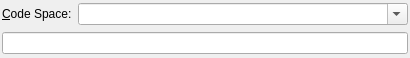
<ui version="4.0" >
 <class>EditStringWidget</class>
 <widget class="QWidget" name="EditStringWidget" >
  <property name="geometry" >
   <rect>
    <x>0</x>
    <y>0</y>
    <width>410</width>
    <height>58</height>
   </rect>
  </property>
  <property name="windowTitle" >
   <string>Form</string>
  </property>
  <layout class="QVBoxLayout" >
   <property name="leftMargin" >
    <number>2</number>
   </property>
   <property name="topMargin" >
    <number>2</number>
   </property>
   <property name="rightMargin" >
    <number>2</number>
   </property>
   <property name="bottomMargin" >
    <number>2</number>
   </property>
   <item>
    <layout class="QHBoxLayout" >
     <item>
      <widget class="QLabel" name="label_code_space" >
       <property name="sizePolicy" >
        <sizepolicy vsizetype="Preferred" hsizetype="Preferred" >
         <horstretch>0</horstretch>
         <verstretch>0</verstretch>
        </sizepolicy>
       </property>
       <property name="text" >
        <string>&amp;Code Space:</string>
       </property>
       <property name="buddy" >
        <cstring>combobox_code_space</cstring>
       </property>
      </widget>
     </item>
     <item>
      <widget class="QComboBox" name="combobox_code_space" >
       <property name="sizePolicy" >
        <sizepolicy vsizetype="Fixed" hsizetype="Expanding" >
         <horstretch>0</horstretch>
         <verstretch>0</verstretch>
        </sizepolicy>
       </property>
       <property name="editable" >
        <bool>true</bool>
       </property>
      </widget>
     </item>
    </layout>
   </item>
   <item>
    <widget class="QLineEdit" name="line_edit" />
   </item>
  </layout>
 </widget>
 <resources/>
 <connections/>
</ui>
